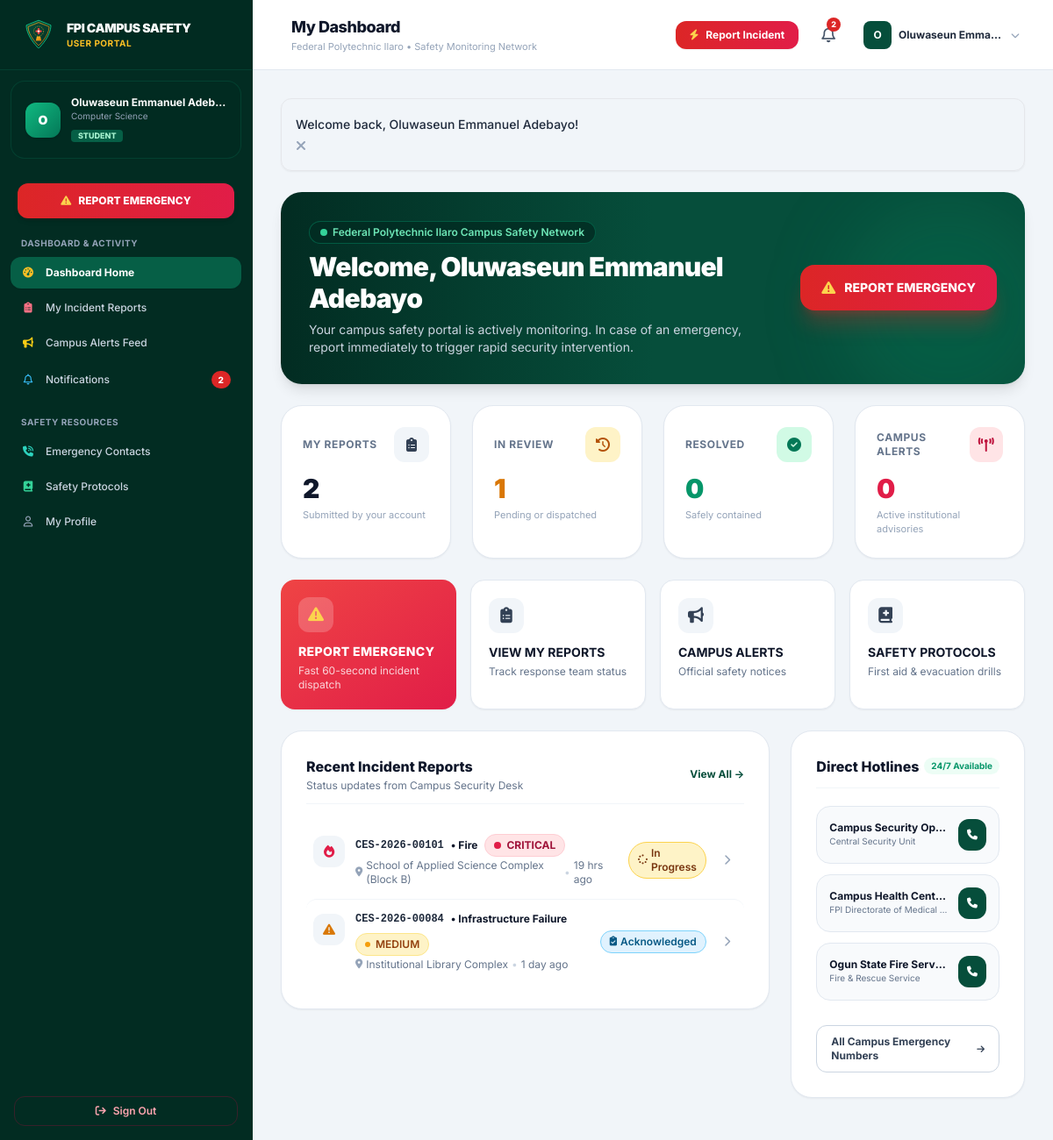
The app's page /student/dashboard.php (signed in) with its own data.
### tables this page shows
CREATE TABLE `emergency_reports` (
  `id` INT UNSIGNED AUTO_INCREMENT PRIMARY KEY,
  `report_reference` VARCHAR(30) NOT NULL UNIQUE,
  `user_id` INT UNSIGNED NULL,
  `emergency_type` ENUM(
    'Fire', 
    'Medical Emergency', 
    'Security Threat', 
    'Accident', 
    'Theft', 
    'Violence', 
    'Gas Leak', 
    'Infrastructure Failure', 
    'Natural Hazard', 
    'Other'
  ) NOT NULL,
  `description` TEXT NOT NULL,
  `location_id` INT UNSIGNED NULL,
  `location_name` VARCHAR(255) NOT NULL,
  `latitude` DECIMAL(10, 7) NULL,
  `longitude` DECIMAL(10, 7) NULL,
  `severity` ENUM('Low', 'Medium', 'High', 'Critical') NOT NULL DEFAULT 'Medium',
  `image_path` MEDIUMTEXT DEFAULT NULL,
  `reporter_phone` VARCHAR(25) DEFAULT NULL,
  `allow_contact` TINYINT(1) NOT NULL DEFAULT 1,
  `status` ENUM('Pending', 'Acknowledged', 'In Progress', 'Resolved', 'Rejected') NOT NULL DEFAULT 'Pending',
  `assigned_to` VARCHAR(150) DEFAULT NULL,
  `admin_notes` TEXT DEFAULT NULL,
  `resolved_at` TIMESTAMP NULL DEFAULT NULL,
  `created_at` TIMESTAMP DEFAULT CURRENT_TIMESTAMP,
  `updated_at` TIMESTAMP DEFAULT CURRENT_TIMESTAMP ON UPDATE CURRENT_TIMESTAMP,
  FOREIGN KEY (`user_id`) REFERENCES `users`(`id`) ON DELETE SET NULL,
  FOREIGN KEY (`location_id`) REFERENCES `campus_locations`(`id`) ON DELETE SET NULL,
  INDEX `idx_reports_status` (`status`),
  INDEX `idx_reports_severity` (`severity`),
  INDEX `idx_reports_type` (`emergency_type`),
  INDEX `idx_reports_created` (`created_at`)
);

CREATE TABLE `emergency_contacts` (
  `id` INT UNSIGNED AUTO_INCREMENT PRIMARY KEY,
  `name` VARCHAR(120) NOT NULL,
  `department` VARCHAR(150) NOT NULL,
  `phone` VARCHAR(30) NOT NULL,
  `alt_phone` VARCHAR(30) DEFAULT NULL,
  `email` VARCHAR(120) DEFAULT NULL,
  `availability` VARCHAR(80) NOT NULL DEFAULT '24/7 Rapid Response',
  `category` ENUM('Security', 'Medical', 'Fire', 'Police', 'Management', 'Technical') NOT NULL DEFAULT 'Security',
  `priority_order` INT NOT NULL DEFAULT 1,
  `created_at` TIMESTAMP DEFAULT CURRENT_TIMESTAMP
);

### student/dashboard.php (the view, shortened to what the rows shown need)
<?php
require_once __DIR__ . '/../includes/nav-portal.php';
$userId = $user['id'];
$pdo = getDB();
$recentStmt = $pdo->prepare("
    SELECT * FROM emergency_reports
    WHERE user_id = ?
    ORDER BY created_at DESC
    LIMIT 5
");
$recentStmt->execute([$userId]);
$recentReports = $recentStmt->fetchAll();
$contactsStmt = $pdo->query("SELECT * FROM emergency_contacts ORDER BY priority_order ASC LIMIT 3");
$quickContacts = $contactsStmt->fetchAll();
?>
<div class="p-6 sm:p-8 rounded-3xl bg-gradient-to-r from-fpi-900 via-fpi-800 to-emerald-900 text-white shadow-lg relative overflow-hidden">
    <div class="relative z-10 flex flex-col md:flex-row items-start md:items-center justify-between gap-6">
        <div class="space-y-2">
            <h2 class="text-2xl sm:text-3xl font-black tracking-tight">
                Welcome, <?= e($user['name']) ?>
            </h2>
        </div>
    </div>
</div>
<div class="grid grid-cols-1 lg:grid-cols-12 gap-6 items-start">
    <div class="lg:col-span-8 bg-white rounded-3xl border border-slate-200 p-6 sm:p-7 shadow-sm space-y-5">
        <?php if (!empty($recentReports)): ?>
            <div class="divide-y divide-slate-100">
                <?php foreach ($recentReports as $r): ?>
                <div class="py-3.5 flex flex-col sm:flex-row sm:items-center justify-between gap-3 hover:bg-slate-50 rounded-xl px-2 transition">
                    <div class="flex items-start gap-3">
                        <div class="w-9 h-9 rounded-xl bg-slate-100 text-slate-700 flex items-center justify-center text-sm flex-shrink-0 mt-0.5">
                            <i class="<?= get_emergency_icon($r['emergency_type']) ?>"></i>
                        </div>
                        <div>
                            <div class="flex items-center gap-2 flex-wrap">
                                <span class="font-mono text-xs font-extrabold text-slate-800"><?= e($r['report_reference']) ?></span>
                                <span class="text-xs font-bold text-slate-900">&bull; <?= e($r['emergency_type']) ?></span>
                                <?= get_severity_badge($r['severity']) ?>
                            </div>
                            <p class="text-xs text-slate-500 mt-0.5 flex items-center gap-1">
                                <i class="fa-solid fa-location-dot text-[11px] text-slate-400"></i>
                                <?= e($r['location_name']) ?>
                                <span class="text-slate-300">&bull;</span>
                                <span><?= time_ago($r['created_at']) ?></span>
                            </p>
                        </div>
                    </div>
                    <div class="flex items-center gap-3 self-end sm:self-center">
                        <?= get_status_badge($r['status']) ?>
                        <a href="<?= BASE_URL ?>/student/my-reports.php?ref=<?= urlencode($r['report_reference']) ?>" class="p-2 text-slate-400 hover:text-fpi-800 transition text-xs" title="View Tracking Timeline">
                            <i class="fa-solid fa-chevron-right"></i>
                        </a>
                    </div>
                </div>
                <?php endforeach; ?>
            </div>
        <?php endif; ?>
    </div>
    <div class="lg:col-span-4 bg-white rounded-3xl border border-slate-200 p-6 sm:p-7 shadow-sm space-y-5">
        <div class="space-y-3">
            <?php foreach ($quickContacts as $qc): ?>
            <div class="p-3.5 rounded-2xl bg-slate-50 border border-slate-200 flex items-center justify-between gap-3">
                <div class="overflow-hidden">
                    <h4 class="text-xs font-bold text-slate-900 truncate"><?= e($qc['name']) ?></h4>
                    <p class="text-[10px] text-slate-500 truncate"><?= e($qc['department']) ?></p>
                </div>
                <a href="tel:<?= str_replace(' ', '', $qc['phone']) ?>" class="p-2.5 rounded-xl bg-fpi-800 hover:bg-fpi-900 text-white text-xs font-bold shadow-xs transition flex-shrink-0" title="Dial Hotline">
                    <i class="fa-solid fa-phone"></i>
                </a>
            </div>
            <?php endforeach; ?>
        </div>
    </div>
</div>
<?php require_once __DIR__ . '/../includes/footer-portal.php'; ?>

### includes/functions.php (shortened to what the rows shown need)
<?php
function e(?string $str): string {
    return htmlspecialchars($str ?? '', ENT_QUOTES, 'UTF-8');
}
function get_severity_badge(string $severity): string {
    switch (ucfirst(strtolower($severity))) {
        case 'Critical':
            return '<span class="inline-flex items-center gap-1.5 px-2.5 py-1 rounded-full text-xs font-bold bg-rose-100 text-rose-800 border border-rose-200"><span class="w-2 h-2 rounded-full bg-rose-600 animate-pulse"></span>CRITICAL</span>';
        case 'Medium':
            return '<span class="inline-flex items-center gap-1.5 px-2.5 py-1 rounded-full text-xs font-semibold bg-amber-100 text-amber-800 border border-amber-200"><span class="w-1.5 h-1.5 rounded-full bg-amber-500"></span>MEDIUM</span>';
    }
}
function get_status_badge(string $status): string {
    switch (ucwords(strtolower($status))) {
        case 'Acknowledged':
            return '<span class="inline-flex items-center gap-1 px-2.5 py-1 rounded-full text-xs font-semibold bg-sky-100 text-sky-800 border border-sky-300"><i class="fa-solid fa-clipboard-check text-[11px]"></i> Acknowledged</span>';
        case 'In Progress':
            return '<span class="inline-flex items-center gap-1 px-2.5 py-1 rounded-full text-xs font-semibold bg-amber-100 text-amber-900 border border-amber-300"><i class="fa-solid fa-spinner fa-spin text-[11px]"></i> In Progress</span>';
    }
}
function get_emergency_icon(string $type): string {
    $icons = [
        'Fire'                  => 'fa-solid fa-fire text-rose-600',
        'Medical Emergency'     => 'fa-solid fa-kit-medical text-red-600',
        'Security Threat'       => 'fa-solid fa-shield-halved text-indigo-600',
        'Accident'              => 'fa-solid fa-car-burst text-orange-600',
        'Theft'                 => 'fa-solid fa-mask text-purple-600',
        'Violence'              => 'fa-solid fa-hand-fist text-red-700',
        'Gas Leak'              => 'fa-solid fa-smog text-yellow-600',
        'Infrastructure Failure'=> 'fa-solid fa-triangle-exclamation text-amber-600',
        'Natural Hazard'        => 'fa-solid fa-cloud-bolt text-teal-600',
        'Other'                 => 'fa-solid fa-circle-exclamation text-slate-600'
    ];
    return $icons[$type] ?? 'fa-solid fa-triangle-exclamation text-slate-600';
}
function time_ago($datetime): string {
    $time = is_numeric($datetime) ? (int)$datetime : strtotime($datetime);
    $diff = time() - $time;
    if ($diff < 60) {
        return 'Just now';
    } elseif ($diff < 3600) {
        $m = floor($diff / 60);
        return $m . ($m > 1 ? ' mins ago' : ' min ago');
    } elseif ($diff < 86400) {
        $h = floor($diff / 3600);
        return $h . ($h > 1 ? ' hrs ago' : ' hr ago');
    } elseif ($diff < 604800) {
        $d = floor($diff / 86400);
        return $d . ($d > 1 ? ' days ago' : ' day ago');
    } else {
        return date('M j, Y g:i A', $time);
    }
}

### records on screen
emergency_reports: report_reference "CES-2026-00101", emergency_type "Fire", severity "Critical" (drawn), location_name "School of Applied Science Complex (Block B)", created_at "19 hrs ago", status "In Progress" (drawn)
emergency_reports: report_reference "CES-2026-00084", emergency_type "Infrastructure Failure", severity "Medium" (drawn), location_name "Institutional Library Complex", created_at "1 day ago", status "Acknowledged" (drawn)
emergency_contacts: name "Campus Security Op…", department "Central Security Unit"
emergency_contacts: name "Campus Health Cent…", department "FPI Directorate of Medical…"
emergency_contacts: name "Ogun State Fire Serv…", department "Fire & Rescue Service"

### other values on screen
substr($user['name'], 0, 1) "O"
$user['name'] "Oluwaseun Emmanuel Adeb…"
$user['department'] "Computer Science"
$user['role'] "STUDENT"
$unreadNotifCount "2"
$pageTitle "My Dashboard"
$user['name'] "Oluwaseun Emma…"
$msg "Welcome back, Oluwaseun Emmanuel Adebayo!"
$user['name'] "Oluwaseun Emmanuel Adebayo"
$statTotal "2"
$statPending "1"
$statResolved "0"
$statAlerts "0"
